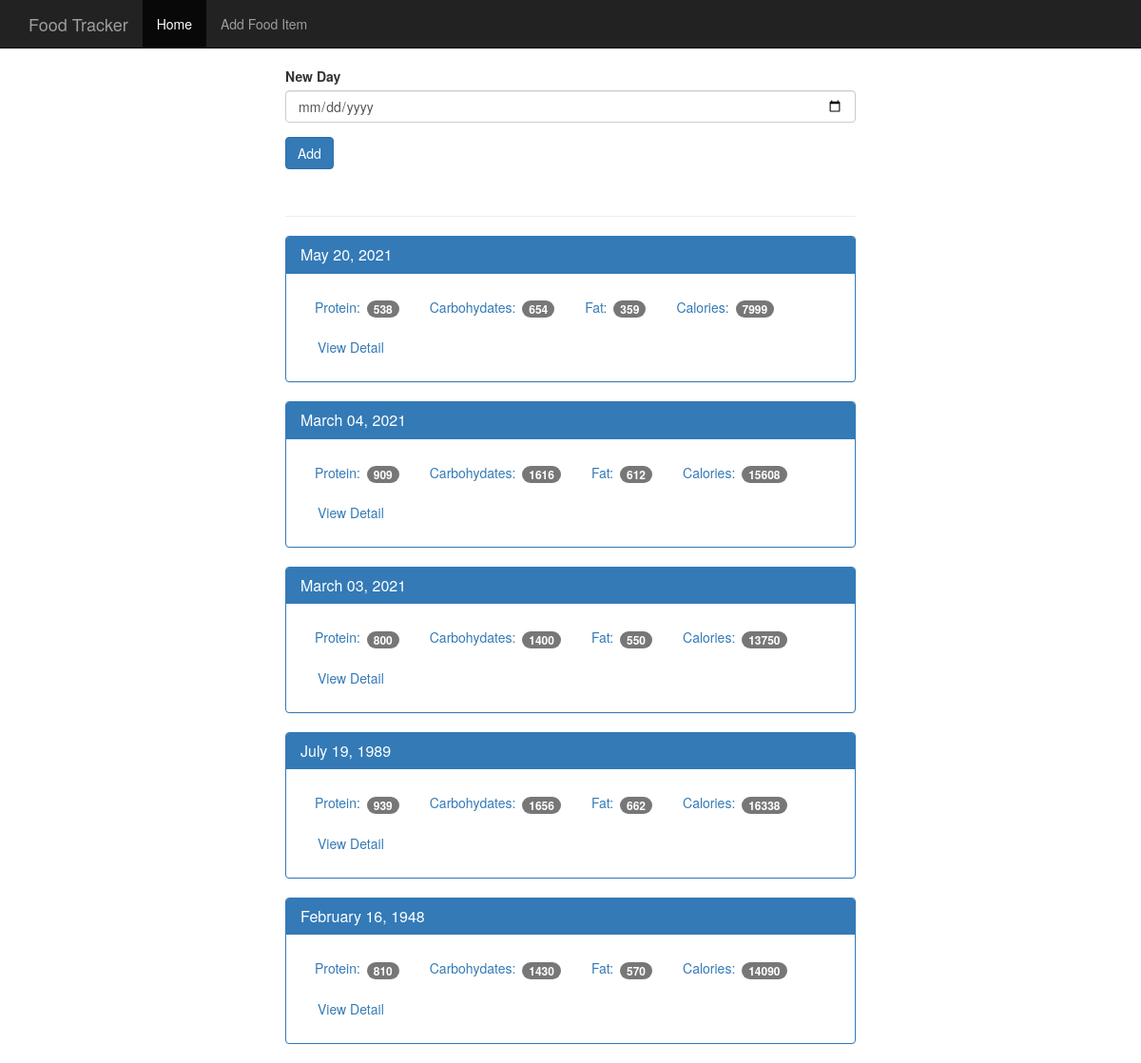
The page / on the database its author committed.
### tables this page shows
CREATE TABLE log_date(
id integer primary key autoincrement,
entry_date date not null
);

### food_tracker_app.py (the view)
@app.route('/', methods=['POST', 'GET'])
def index():
    db = get_db()
    if request.method == 'POST':
        date = request.form['date'] #assuming the date is YYYY-MM-DD
        dt = datetime.strptime(date, '%Y-%m-%d')
        database_date = datetime.strftime(dt, '%Y%m%d')
        db.execute('insert into log_date (entry_date) values(?)', [database_date])
        db.commit()
    cur = db.execute("""
        select
        log_date.entry_date,
        sum(food.protein) as protein,
        sum(food.carbohydrates) as carbohydrates,
        sum(food.fat) as fat,
        sum(food.calories) as calories
        from
        log_date
        join
        food_date on
        food_date.log_date_id = log_date.id
        join food on
        food.id = food_date.food_id
        group by log_date.id
        order by
        log_date.entry_date desc
    """)
    results = cur.fetchall()
    date_results = []
    for i in results:
        single_date = {}
        single_date['entry_date'] = i['entry_date']
        single_date['protein'] = i['protein']
        single_date['carbohydrates'] = i['carbohydrates']
        single_date['fat'] = i['fat']
        single_date['calories'] = i['calories']
        d = datetime.strptime(str(i['entry_date']), '%Y%m%d')
        single_date['pretty_date'] = datetime.strftime(d, '%B %d, %Y')
        date_results.append(single_date)
    return render_template('home.html', results=date_results)

### database.py (called while the page is built)
def connect_db():
    sql = sqlite3.connect('/Users/viktorkertanov/Library/Mobile Documents/com~apple~CloudDocs/Личное/!LEARNING PYTHON/flask/food_tracker_app/food_tracker_db/foodtracker.db')
    sql.row_factory = sqlite3.Row
    return sql

def get_db():
    if not hasattr(g,'sqlite3_db'):
        g.sqlite_db = connect_db()
    return g.sqlite_db

### templates/home.html
{% extends "base.html" %}
{% block body %}
<body>
    <nav class="navbar navbar-inverse navbar-fixed-top">
      <div class="container">
        <div class="navbar-header">
          <a class="navbar-brand" href="{{ url_for('index') }}">Food Tracker</a>
        </div>
        <div id="navbar" class="navbar-collapse collapse">
          <ul class="nav navbar-nav">
            <li class="active"><a href="{{ url_for('index') }}">Home</a></li>
            <li><a href="{{ url_for('food') }}">Add Food Item</a></li>
          </ul>
        </div>
      </div>
    </nav>
    <div class="container theme-showcase col-sm-6 col-sm-offset-3" role="main">
      <div class="row">
        <div>
          <form method="POST" action="/">
            <div class="form-group">
              <label for="new-day">New Day</label>
              <input type="date" class="form-control" name="date" id="new-day">
            </div>
            <button type="submit" class="btn btn-primary">Add</button>
          </form>
          <div class="page-header"></div>
          {% for r in results %}
          <div class="panel panel-primary">
            <div class="panel-heading">
              <h3 class="panel-title">{{ r.pretty_date }}</h3>
            </div>
            <div class="panel-body">
              <ul class="nav nav-pills" role="tablist">
                <li><a>Protein: <span class="badge">{{ r.protein }}</span></a></li>
                <li><a>Carbohydates: <span class="badge">{{ r.carbohydrates }}</span></a></li>
                <li><a>Fat: <span class="badge">{{ r.fat }}</span></a></li>
                <li><a>Calories: <span class="badge">{{ r.calories }}</span></a></li>
                <li><a href="{{ url_for('view', date=r.entry_date)}}" type="button" class="btn btn-link">View Detail</a></li>
              </ul>
            </div>
          </div>
          {% endfor %}
        </div>
      </div>
    </div>
  </body>
 {% endblock %}

### static/theme.css (style rules this page uses)
body { padding-top: 70px; padding-bottom: 30px; }

### rows shown on the page
log_date: pretty_date "May 20, 2021", protein "538", carbohydrates "654", fat "359", calories "7999"
log_date: pretty_date "March 04, 2021", protein "909", carbohydrates "1616", fat "612", calories "15608"
log_date: pretty_date "March 03, 2021", protein "800", carbohydrates "1400", fat "550", calories "13750"
log_date: pretty_date "July 19, 1989", protein "939", carbohydrates "1656", fat "662", calories "16338"
log_date: pretty_date "February 16, 1948", protein "810", carbohydrates "1430", fat "570", calories "14090"
